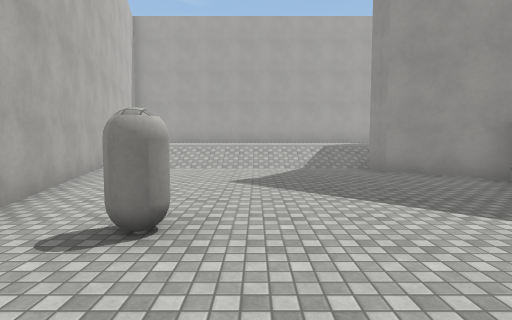
View 1 (above)

16 first-person views from a walk through a Unity game level. The camera is 1.5 m above the floor, tilts 4° down and sees 80° across. The floor is counted in squares, 2 m on a side. Each view is taken from the middle of a square. On the plan, view 1 faces up. The plan holds only what a view shows up to about 10 squares ahead; the rest is blank. The place goes on beyond the plan. The player character is not drawn. Some animated figures are left out. Surface patterns are stand-ins for the level's own textures.

View 2
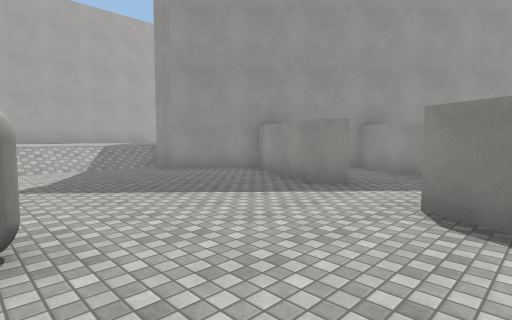

View 3
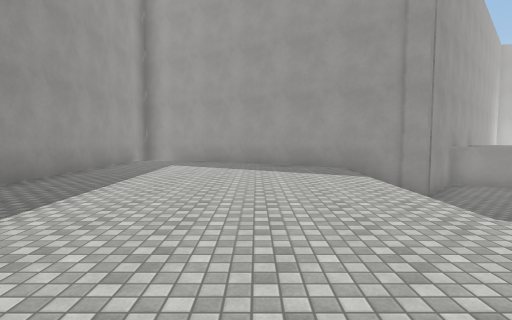

View 4
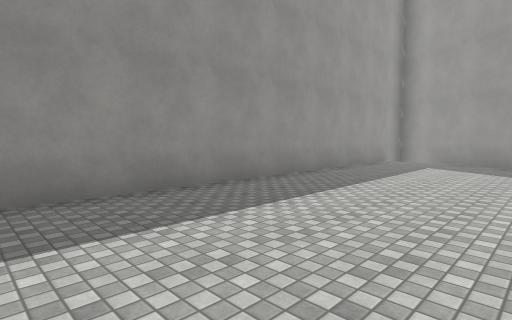

View 5
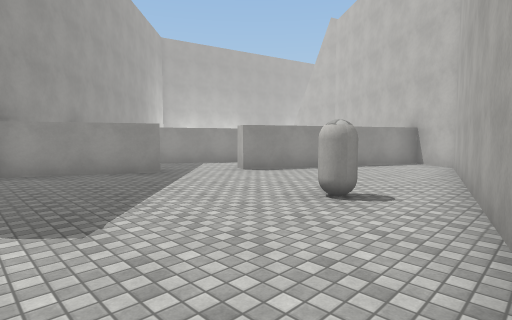

View 6
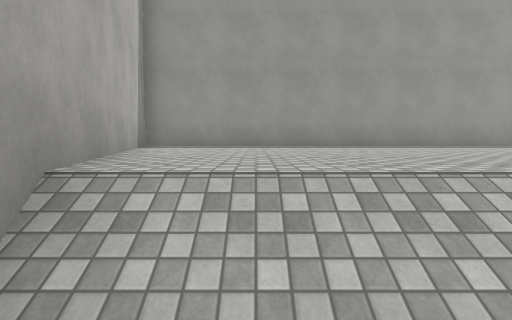

View 7
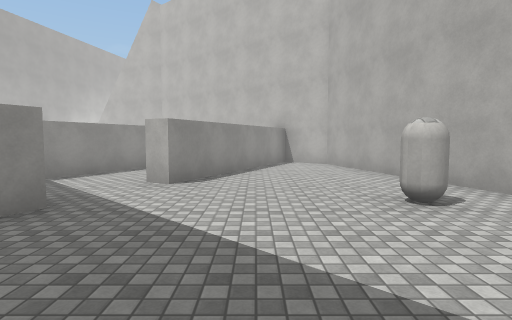

View 8
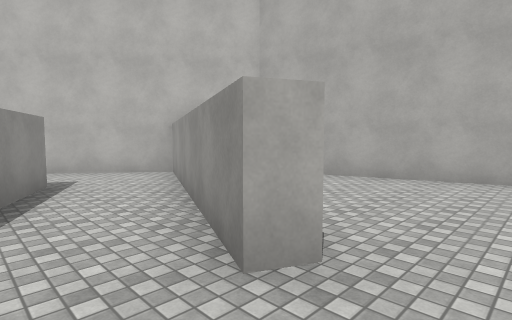

View 9
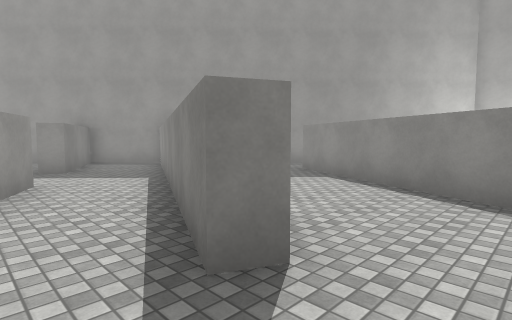

View 10
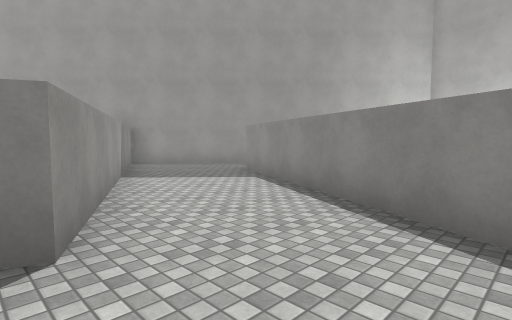

View 11
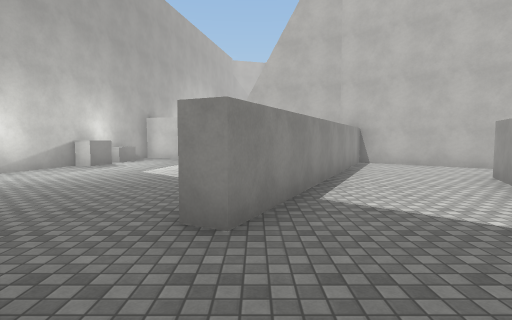

View 12
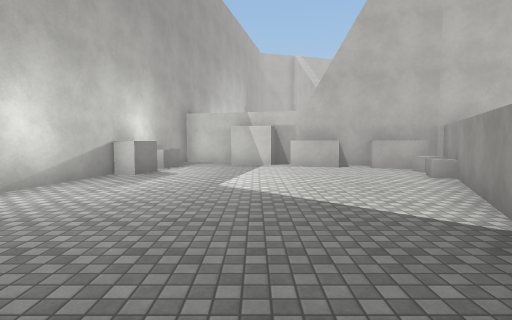

View 13
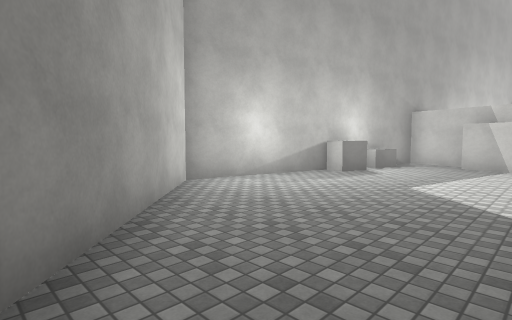

View 14
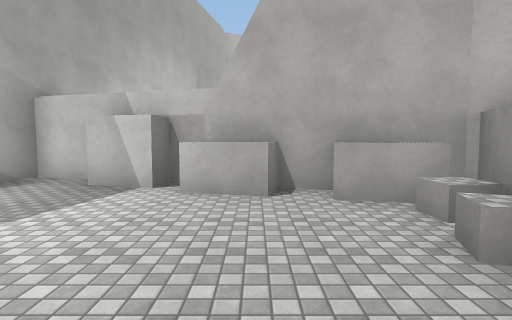

View 15
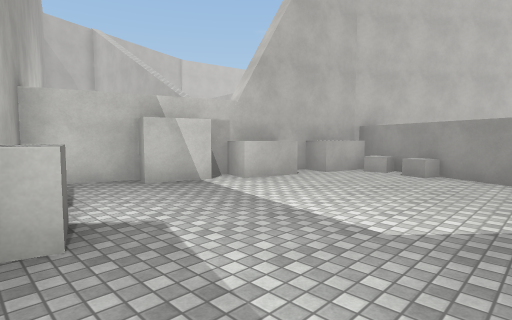

View 16
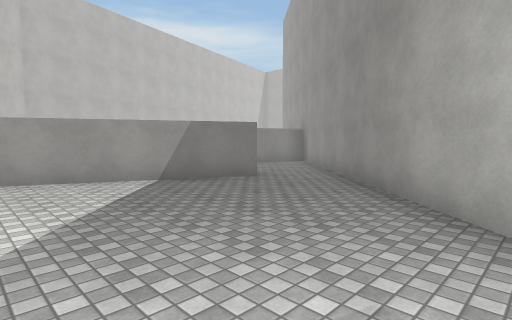

### Floor plan
Key: @ floor where view 1 was taken; # wall or solid block; . main floor; : floor 1 m higher than the main floor; / step, stairs or slope; C capsule; B block; U cube.
Columns run from 6 left of view 1 to 14 right of it. Each row starts with its distance up from view 1.
 16 ##############
 15 #::::::::::::#
 14 #::::::::::::#
 13 #::::::::::::#
 12 ##::::::::::##
 11  #:::::::::##
 10  #:::::::::#
  9  #::::::::##
  8  ##///////#
  7   #......##
  6   #.......##
  5   #........###
  4   ##......##.#
  3    #......#..###
  2    #.C......##.##
  1    #....#...#...##
  0    ##.@.#..##....##
 -1     #...#..#..#...##
 -2     #..##.##..#....##
 -3     ##.#..#..##.....#
 -4      ###.##..#......#
 -5        #....##......#
 -6        ##...U......##
 -7         ####U......B
 -8           ##BBB...B#
 -9               ##B..#
-10                  ###

Where each view was taken, in squares from view 1:
view 1: 0 up, 0 right, facing up
view 2: 0 up, 1 left, facing up-right
view 3: 11 up, 4 left, facing right
view 4: 11 up, 4 left, facing up-right
view 5: 6 up, 3 left, facing down-right
view 6: 7 up, 3 left, facing up
view 7: 6 up, 1 right, facing down
view 8: 2 up, 4 right, facing down-left
view 9: 5 down, 2 right, facing up-right
view 10: 6 down, 3 right, facing up-right
view 11: 2 up, 8 right, facing down
view 12: 0 up, 10 right, facing down
view 13: 0 up, 9 right, facing down-right
view 14: 4 down, 8 right, facing down
view 15: 4 down, 13 right, facing down-left
view 16: 5 down, 13 right, facing up-left
